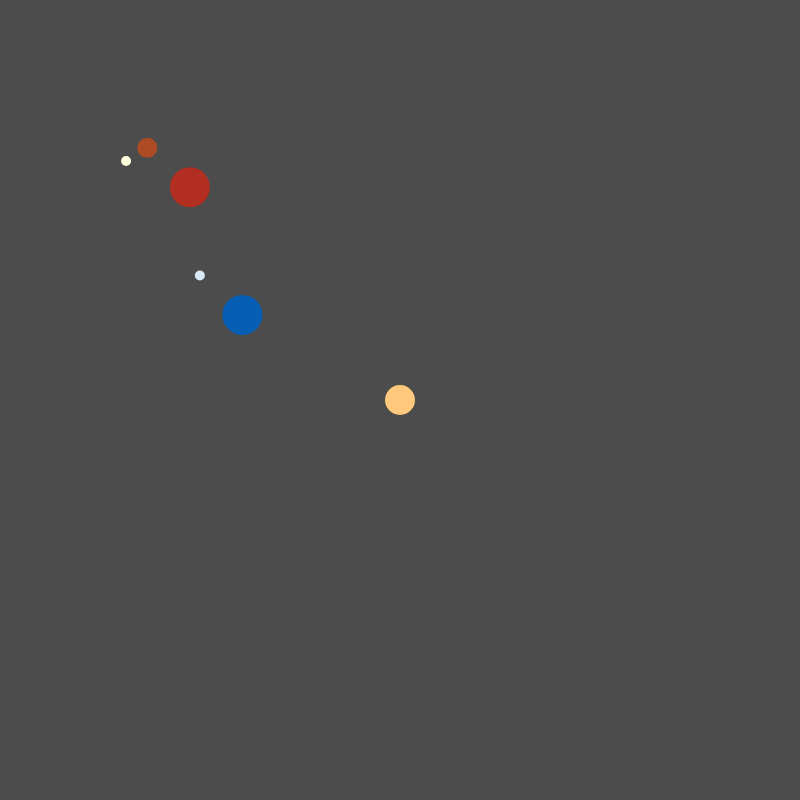
Frame 1 (no input)
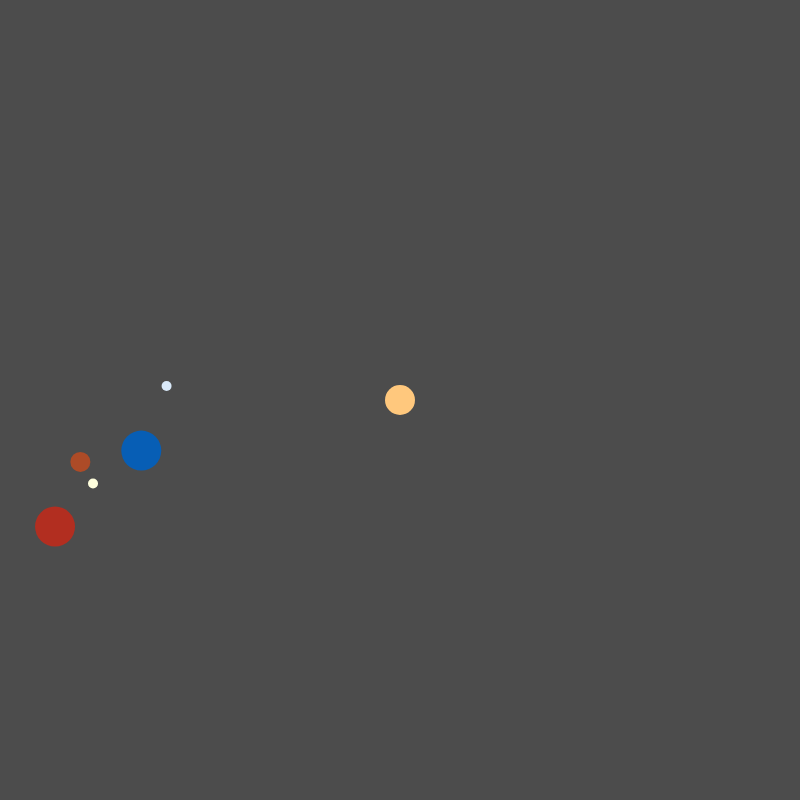
Frame 60 (no input)
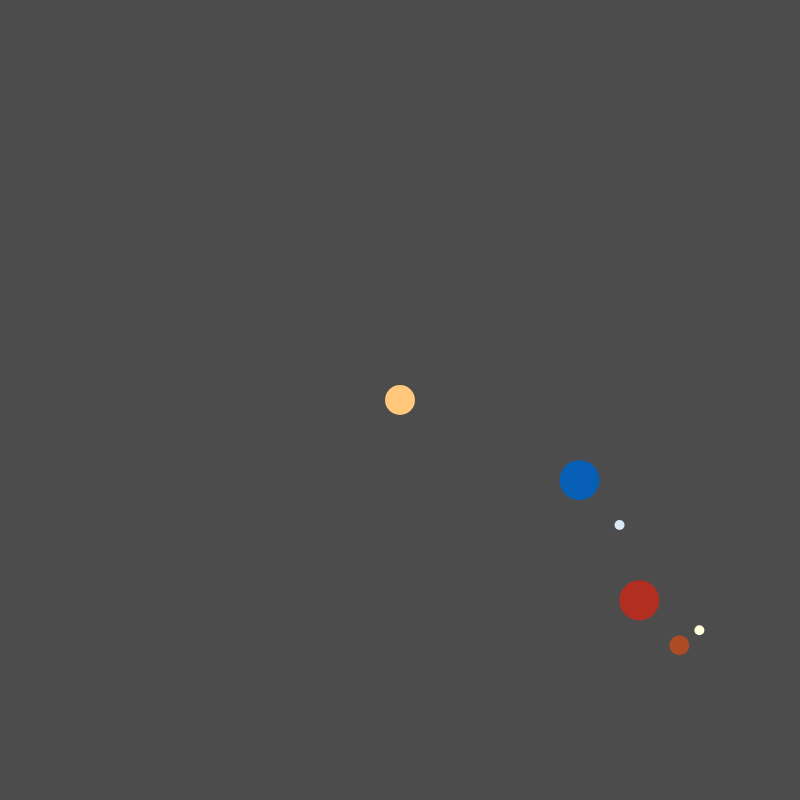
Frame 120 (the mouse pressed at the canvas centre since frame 60)

The p5.js sketch that drew these frames (run headless with seeded random() and noise() and a simulated clock; from frame 60 on, the mouse is pressed at the canvas centre):

// p5.js sketch
// ── sketch.js
var A,r1,r2,r3,r4,r5,r6
function setup(){
    createCanvas(800,800);
    background(76);
    r1 = 300;
    r2 = 100;
    A = 400;
    r = 300;
    r3 = 50;
    r4 = 75;
    r5 = 400;
    r6 = 250;
}
function draw(){
    clear();
    background(76);
    noStroke();
    fill(255,200,125);
    ellipse(400,400,30,30);//sun
    fill(7,94,181);
    ellipse(400+r1*cos(A),400+r2*sin(A),40,40);//earth
    fill(217,233,249);
    ellipse(400+r3*sin(A)+r1*cos(A),400+r4*cos(A)+r2*sin(A),10,10);//moon
    fill(178,46,32);
    ellipse(400+r5*cos(A),400+r6*sin(A),40,40);//mars
    fill(255,255,221);
    ellipse(400+r4*sin(A)+r5*cos(A),400+r3*cos(A)+r6*sin(A),10,10);//deimos
    fill(173,75,39);
    ellipse(400+r3*sin(A)+r5*cos(A),400+r4*cos(A)+r6*sin(A),20,20);//phobos
    A = A+25;
}
